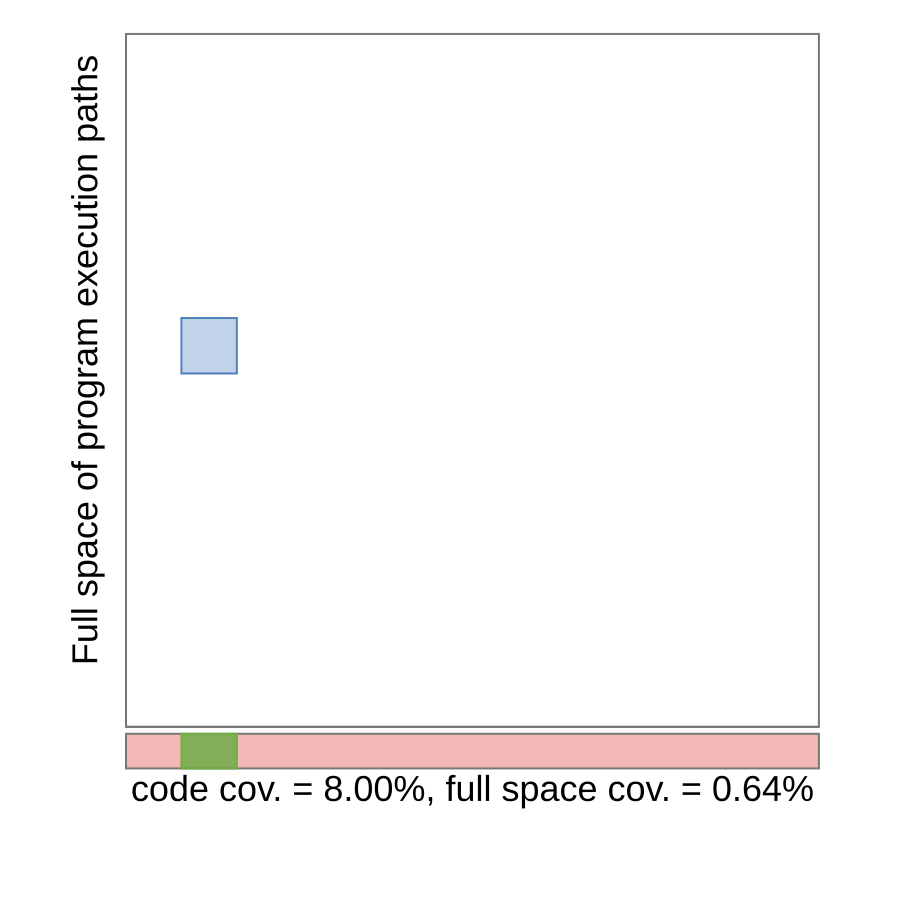

Generate this figure with gnuplot:
set terminal svg size 900,900 dynamic enhanced font "Arial,36"
set output "/home/runner/work/coverage-talk/coverage-talk/target/generated-slides/images/coverage-02.svg"

unset key
unset border
unset xtics
unset ytics

set xrange [0:1]
set yrange [-0.12:1.01]
set size ratio -1

set lmargin at screen 0.14
set rmargin at screen 0.98
set bmargin at screen 0.1
set tmargin at screen 0.97

set style fill solid 0.35 noborder

# Main square frame
set object 1 rect from 0,0 to 1,1 fs empty border rgb "#777777" lw 2

# Patches
set object 2 rect at 0.12,0.55 size 0.08,0.08 fc rgb "#4F81BD" fs solid 0.35 border rgb "#4F81BD" lw 2

# Axes of the main space
set arrow 1 from 0,0 to 1,0 nohead lw 2 lc rgb "#777777"
set arrow 2 from 0,0 to 0,1 nohead lw 2 lc rgb "#777777"

# Projection bar directly under X axis
set object 3 rect from 0,-0.06 to 1,-0.01 fc rgb "#F2B8B5" fs solid 1.0 border rgb "#777777" lw 2

# Green projected intervals
set object 4 rect from 0.08,-0.06 to 0.16,-0.01 fc rgb "#70AD47" fs solid 0.85 border rgb "#70AD47" lw 2

# Labels
set label 1 "Full space of program execution paths" at screen 0.095, screen 0.6 rotate by 90 center font ",36"
set label 2 "code cov. = 8.00%, full space cov. = 0.64%" at 0.5,-0.09 center font ",36"

plot 1/0 notitle
